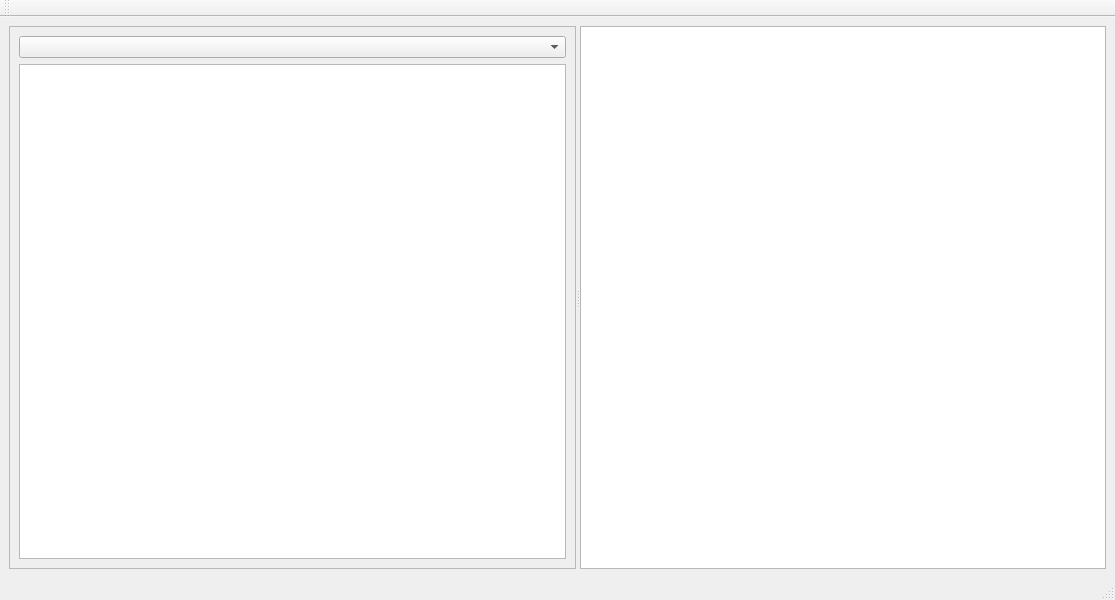
<?xml version="1.0" encoding="UTF-8"?>
<ui version="4.0">
 <class>MainWindow</class>
 <widget class="QMainWindow" name="MainWindow">
  <property name="geometry">
   <rect>
    <x>0</x>
    <y>0</y>
    <width>1115</width>
    <height>600</height>
   </rect>
  </property>
  <property name="windowTitle">
   <string>pgBrowser</string>
  </property>
  <widget class="QWidget" name="centralwidget">
   <layout class="QGridLayout" name="gridLayout">
    <item row="0" column="0">
     <widget class="QSplitter" name="splitter">
      <property name="orientation">
       <enum>Qt::Horizontal</enum>
      </property>
      <widget class="QScrollArea" name="scrollArea">
       <property name="widgetResizable">
        <bool>true</bool>
       </property>
       <widget class="QWidget" name="scrollAreaWidgetContents">
        <property name="geometry">
         <rect>
          <x>0</x>
          <y>0</y>
          <width>208</width>
          <height>528</height>
         </rect>
        </property>
        <layout class="QGridLayout" name="gridLayout_2">
         <item row="0" column="0">
          <layout class="QVBoxLayout" name="verticalLayout">
           <item>
            <widget class="QComboBox" name="dbCombo"/>
           </item>
           <item>
            <widget class="QListWidget" name="dbTableList"/>
           </item>
          </layout>
         </item>
        </layout>
       </widget>
      </widget>
      <widget class="QTableView" name="dbTableView"/>
     </widget>
    </item>
   </layout>
  </widget>
  <widget class="QMenuBar" name="menubar">
   <property name="geometry">
    <rect>
     <x>0</x>
     <y>0</y>
     <width>1115</width>
     <height>19</height>
    </rect>
   </property>
  </widget>
  <widget class="QStatusBar" name="statusbar"/>
  <widget class="QToolBar" name="toolBar">
   <property name="windowTitle">
    <string>toolBar</string>
   </property>
   <attribute name="toolBarArea">
    <enum>TopToolBarArea</enum>
   </attribute>
   <attribute name="toolBarBreak">
    <bool>false</bool>
   </attribute>
  </widget>
 </widget>
 <resources/>
 <connections/>
</ui>
